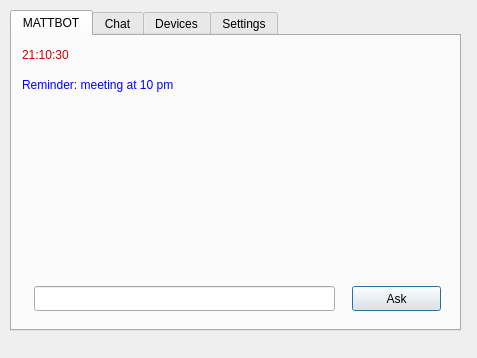
<?xml version="1.0" encoding="UTF-8"?>
<ui version="4.0">
 <class>Dialog</class>
 <widget class="QDialog" name="Dialog">
  <property name="geometry">
   <rect>
    <x>0</x>
    <y>0</y>
    <width>477</width>
    <height>358</height>
   </rect>
  </property>
  <property name="windowTitle">
   <string>MATTBOT 2020 ver 2.0</string>
  </property>
  <property name="windowIcon">
   <iconset resource="MattDes.qrc">
    <normaloff>:/MATT/MattBot.png</normaloff>:/MATT/MattBot.png</iconset>
  </property>
  <widget class="QTabWidget" name="tabWidget">
   <property name="geometry">
    <rect>
     <x>10</x>
     <y>10</y>
     <width>451</width>
     <height>321</height>
    </rect>
   </property>
   <property name="styleSheet">
    <string notr="true">color: rgb(0, 0, 0);</string>
   </property>
   <property name="currentIndex">
    <number>0</number>
   </property>
   <widget class="QWidget" name="tab">
    <attribute name="title">
     <string>MATTBOT</string>
    </attribute>
    <widget class="QLabel" name="label">
     <property name="geometry">
      <rect>
       <x>50</x>
       <y>0</y>
       <width>361</width>
       <height>281</height>
      </rect>
     </property>
     <property name="styleSheet">
      <string notr="true">border-image: url(:/MATT/MattBot.png);</string>
     </property>
     <property name="text">
      <string/>
     </property>
    </widget>
    <widget class="QLabel" name="label_2">
     <property name="geometry">
      <rect>
       <x>10</x>
       <y>10</y>
       <width>67</width>
       <height>17</height>
      </rect>
     </property>
     <property name="styleSheet">
      <string notr="true">color: rgb(204, 0, 0);</string>
     </property>
     <property name="text">
      <string>21:10:30</string>
     </property>
    </widget>
    <widget class="QPushButton" name="pushButton">
     <property name="geometry">
      <rect>
       <x>340</x>
       <y>250</y>
       <width>89</width>
       <height>25</height>
      </rect>
     </property>
     <property name="styleSheet">
      <string notr="true">color: rgb(0, 0, 0);</string>
     </property>
     <property name="text">
      <string>Ask</string>
     </property>
    </widget>
    <widget class="QLineEdit" name="lineEdit">
     <property name="geometry">
      <rect>
       <x>22</x>
       <y>250</y>
       <width>301</width>
       <height>25</height>
      </rect>
     </property>
    </widget>
    <widget class="QLabel" name="label_13">
     <property name="geometry">
      <rect>
       <x>10</x>
       <y>40</y>
       <width>421</width>
       <height>17</height>
      </rect>
     </property>
     <property name="styleSheet">
      <string notr="true">color: rgb(3, 0, 255);</string>
     </property>
     <property name="text">
      <string>Reminder: meeting at 10 pm</string>
     </property>
    </widget>
   </widget>
   <widget class="QWidget" name="tab_2">
    <attribute name="title">
     <string>Chat</string>
    </attribute>
    <widget class="QLabel" name="label_4">
     <property name="geometry">
      <rect>
       <x>20</x>
       <y>20</y>
       <width>31</width>
       <height>17</height>
      </rect>
     </property>
     <property name="styleSheet">
      <string notr="true">color: rgb(0, 0, 0);</string>
     </property>
     <property name="text">
      <string>IP </string>
     </property>
    </widget>
    <widget class="QLineEdit" name="lineEdit_2">
     <property name="geometry">
      <rect>
       <x>70</x>
       <y>20</y>
       <width>113</width>
       <height>25</height>
      </rect>
     </property>
     <property name="styleSheet">
      <string notr="true">color: rgb(0, 0, 0);</string>
     </property>
    </widget>
    <widget class="QPushButton" name="pushButton_2">
     <property name="geometry">
      <rect>
       <x>200</x>
       <y>20</y>
       <width>89</width>
       <height>25</height>
      </rect>
     </property>
     <property name="styleSheet">
      <string notr="true">color: rgb(204, 0, 0);</string>
     </property>
     <property name="text">
      <string>Start</string>
     </property>
    </widget>
    <widget class="QPushButton" name="pushButton_3">
     <property name="geometry">
      <rect>
       <x>300</x>
       <y>20</y>
       <width>89</width>
       <height>25</height>
      </rect>
     </property>
     <property name="styleSheet">
      <string notr="true">
color: rgb(3, 0, 255);</string>
     </property>
     <property name="text">
      <string>Join</string>
     </property>
    </widget>
    <widget class="QLineEdit" name="lineEdit_3">
     <property name="geometry">
      <rect>
       <x>70</x>
       <y>60</y>
       <width>113</width>
       <height>25</height>
      </rect>
     </property>
    </widget>
    <widget class="QLabel" name="label_5">
     <property name="geometry">
      <rect>
       <x>10</x>
       <y>60</y>
       <width>41</width>
       <height>20</height>
      </rect>
     </property>
     <property name="styleSheet">
      <string notr="true">color: rgb(0, 0, 0);</string>
     </property>
     <property name="text">
      <string>NAME</string>
     </property>
    </widget>
    <widget class="QLineEdit" name="lineEdit_4">
     <property name="geometry">
      <rect>
       <x>70</x>
       <y>100</y>
       <width>221</width>
       <height>25</height>
      </rect>
     </property>
    </widget>
    <widget class="QLabel" name="label_6">
     <property name="geometry">
      <rect>
       <x>10</x>
       <y>100</y>
       <width>41</width>
       <height>20</height>
      </rect>
     </property>
     <property name="styleSheet">
      <string notr="true">color: rgb(0, 0, 0);</string>
     </property>
     <property name="text">
      <string>TYPE</string>
     </property>
    </widget>
    <widget class="QPushButton" name="pushButton_4">
     <property name="geometry">
      <rect>
       <x>300</x>
       <y>100</y>
       <width>131</width>
       <height>25</height>
      </rect>
     </property>
     <property name="styleSheet">
      <string notr="true">color: rgb(78, 154, 6);</string>
     </property>
     <property name="text">
      <string>Send</string>
     </property>
    </widget>
    <widget class="QPushButton" name="pushButton_5">
     <property name="geometry">
      <rect>
       <x>300</x>
       <y>140</y>
       <width>131</width>
       <height>25</height>
      </rect>
     </property>
     <property name="styleSheet">
      <string notr="true">color: rgb(0, 0, 0);</string>
     </property>
     <property name="text">
      <string>Clear</string>
     </property>
    </widget>
    <widget class="QPushButton" name="pushButton_6">
     <property name="geometry">
      <rect>
       <x>300</x>
       <y>180</y>
       <width>131</width>
       <height>25</height>
      </rect>
     </property>
     <property name="styleSheet">
      <string notr="true">color: rgb(0, 0, 0);</string>
     </property>
     <property name="text">
      <string>Disconnect</string>
     </property>
    </widget>
    <widget class="QTextBrowser" name="textBrowser">
     <property name="geometry">
      <rect>
       <x>10</x>
       <y>140</y>
       <width>281</width>
       <height>131</height>
      </rect>
     </property>
    </widget>
   </widget>
   <widget class="QWidget" name="tab_4">
    <attribute name="title">
     <string>Devices</string>
    </attribute>
    <widget class="QComboBox" name="comboBox">
     <property name="geometry">
      <rect>
       <x>150</x>
       <y>20</y>
       <width>211</width>
       <height>25</height>
      </rect>
     </property>
     <item>
      <property name="text">
       <string>None</string>
      </property>
     </item>
     <item>
      <property name="text">
       <string>/dev/ttyUSB0</string>
      </property>
     </item>
     <item>
      <property name="text">
       <string>/dev/ttyUSB1</string>
      </property>
     </item>
     <item>
      <property name="text">
       <string>/dev/ttyUSB2</string>
      </property>
     </item>
     <item>
      <property name="text">
       <string>/dev/ttyUSB3</string>
      </property>
     </item>
     <item>
      <property name="text">
       <string>/dev/ttyACM0</string>
      </property>
     </item>
     <item>
      <property name="text">
       <string>/dev/ttyACM1</string>
      </property>
     </item>
     <item>
      <property name="text">
       <string>/dev/ttyACM2</string>
      </property>
     </item>
     <item>
      <property name="text">
       <string>/dev/ttyACM3</string>
      </property>
     </item>
    </widget>
    <widget class="QLabel" name="label_7">
     <property name="geometry">
      <rect>
       <x>30</x>
       <y>20</y>
       <width>111</width>
       <height>20</height>
      </rect>
     </property>
     <property name="styleSheet">
      <string notr="true">color: rgb(0, 0, 0);</string>
     </property>
     <property name="text">
      <string>Choose Device</string>
     </property>
    </widget>
    <widget class="QLabel" name="label_8">
     <property name="geometry">
      <rect>
       <x>30</x>
       <y>70</y>
       <width>111</width>
       <height>20</height>
      </rect>
     </property>
     <property name="styleSheet">
      <string notr="true">color: rgb(0, 0, 0);
color: rgb(3, 0, 255);</string>
     </property>
     <property name="text">
      <string>Bluetooth MAC</string>
     </property>
    </widget>
    <widget class="QLineEdit" name="lineEdit_5">
     <property name="geometry">
      <rect>
       <x>150</x>
       <y>70</y>
       <width>211</width>
       <height>25</height>
      </rect>
     </property>
    </widget>
    <widget class="QLineEdit" name="lineEdit_6">
     <property name="geometry">
      <rect>
       <x>150</x>
       <y>120</y>
       <width>211</width>
       <height>25</height>
      </rect>
     </property>
    </widget>
    <widget class="QLabel" name="label_9">
     <property name="geometry">
      <rect>
       <x>30</x>
       <y>120</y>
       <width>111</width>
       <height>20</height>
      </rect>
     </property>
     <property name="styleSheet">
      <string notr="true">color: rgb(0, 0, 0);</string>
     </property>
     <property name="text">
      <string>Message Packet</string>
     </property>
    </widget>
    <widget class="QPushButton" name="pushButton_7">
     <property name="geometry">
      <rect>
       <x>150</x>
       <y>170</y>
       <width>211</width>
       <height>25</height>
      </rect>
     </property>
     <property name="styleSheet">
      <string notr="true">color: rgb(0, 0, 0);</string>
     </property>
     <property name="text">
      <string>Send Packet via COM</string>
     </property>
    </widget>
    <widget class="QPushButton" name="pushButton_8">
     <property name="geometry">
      <rect>
       <x>150</x>
       <y>210</y>
       <width>211</width>
       <height>25</height>
      </rect>
     </property>
     <property name="styleSheet">
      <string notr="true">color: rgb(0, 0, 0);
color: rgb(3, 0, 255);</string>
     </property>
     <property name="text">
      <string>Send Packet via BT</string>
     </property>
    </widget>
   </widget>
   <widget class="QWidget" name="tab_3">
    <attribute name="title">
     <string>Settings</string>
    </attribute>
    <widget class="QLabel" name="label_10">
     <property name="geometry">
      <rect>
       <x>330</x>
       <y>180</y>
       <width>101</width>
       <height>81</height>
      </rect>
     </property>
     <property name="styleSheet">
      <string notr="true">border-image: url(:/MATT/ubuntu.png);</string>
     </property>
     <property name="text">
      <string/>
     </property>
    </widget>
    <widget class="QLabel" name="label_11">
     <property name="geometry">
      <rect>
       <x>180</x>
       <y>130</y>
       <width>131</width>
       <height>141</height>
      </rect>
     </property>
     <property name="styleSheet">
      <string notr="true">border-image: url(:/MATT/HLEngine.png);</string>
     </property>
     <property name="text">
      <string/>
     </property>
    </widget>
    <widget class="QLabel" name="label_12">
     <property name="geometry">
      <rect>
       <x>20</x>
       <y>130</y>
       <width>141</width>
       <height>141</height>
      </rect>
     </property>
     <property name="styleSheet">
      <string notr="true">border-image: url(:/MATT/HLD.png);</string>
     </property>
     <property name="text">
      <string/>
     </property>
    </widget>
    <widget class="QLabel" name="label_3">
     <property name="geometry">
      <rect>
       <x>10</x>
       <y>50</y>
       <width>81</width>
       <height>17</height>
      </rect>
     </property>
     <property name="text">
      <string>Reminder</string>
     </property>
    </widget>
    <widget class="QPushButton" name="pushButton_9">
     <property name="geometry">
      <rect>
       <x>280</x>
       <y>10</y>
       <width>161</width>
       <height>25</height>
      </rect>
     </property>
     <property name="styleSheet">
      <string notr="true">color: rgb(0, 0, 0);
color: rgb(3, 0, 255);</string>
     </property>
     <property name="text">
      <string>Check for Updates</string>
     </property>
    </widget>
    <widget class="QLineEdit" name="lineEdit_7">
     <property name="geometry">
      <rect>
       <x>90</x>
       <y>50</y>
       <width>61</width>
       <height>25</height>
      </rect>
     </property>
    </widget>
    <widget class="QLineEdit" name="lineEdit_8">
     <property name="geometry">
      <rect>
       <x>160</x>
       <y>50</y>
       <width>281</width>
       <height>25</height>
      </rect>
     </property>
    </widget>
    <widget class="QLabel" name="label_14">
     <property name="geometry">
      <rect>
       <x>10</x>
       <y>80</y>
       <width>81</width>
       <height>17</height>
      </rect>
     </property>
     <property name="styleSheet">
      <string notr="true">color: rgb(204, 0, 0);</string>
     </property>
     <property name="text">
      <string>Shutdown</string>
     </property>
    </widget>
    <widget class="QLineEdit" name="lineEdit_9">
     <property name="geometry">
      <rect>
       <x>90</x>
       <y>80</y>
       <width>61</width>
       <height>25</height>
      </rect>
     </property>
    </widget>
    <widget class="QLabel" name="label_15">
     <property name="geometry">
      <rect>
       <x>70</x>
       <y>270</y>
       <width>291</width>
       <height>20</height>
      </rect>
     </property>
     <property name="text">
      <string>Designed and Developed by Akhil P Jacob</string>
     </property>
    </widget>
    <widget class="QProgressBar" name="progressBar">
     <property name="geometry">
      <rect>
       <x>10</x>
       <y>10</y>
       <width>261</width>
       <height>23</height>
      </rect>
     </property>
     <property name="value">
      <number>24</number>
     </property>
    </widget>
   </widget>
  </widget>
 </widget>
 <resources>
  <include location="MattDes.qrc"/>
 </resources>
 <connections/>
</ui>
